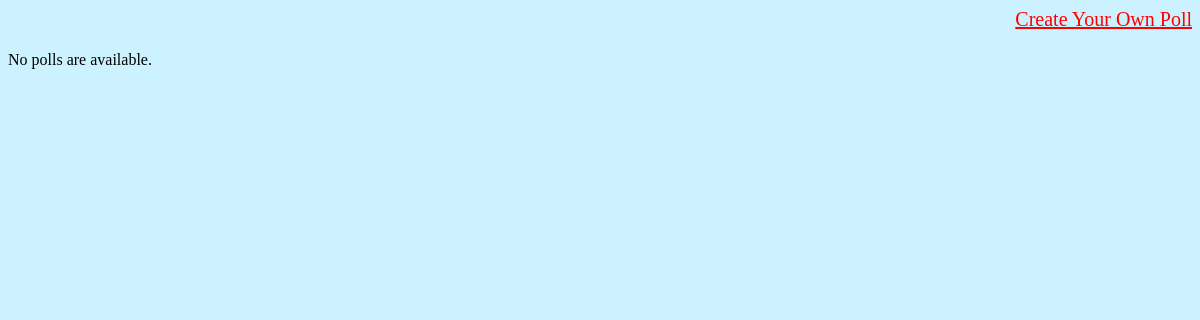
The app's page /, older data.
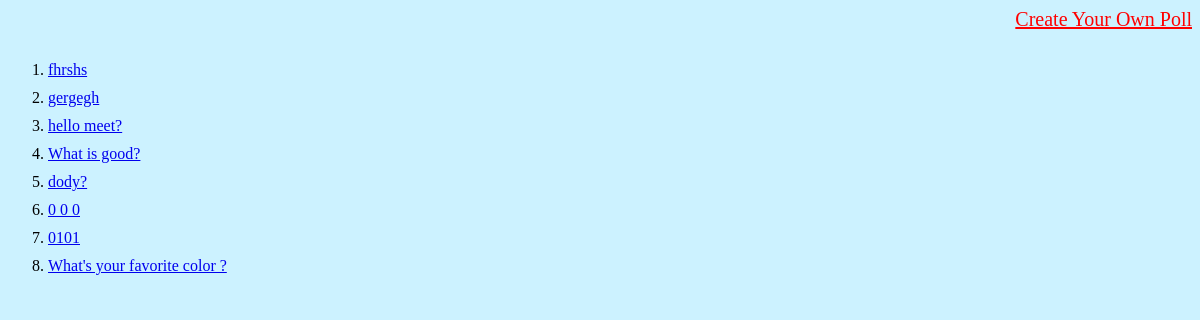
The same page, newer data.
### Polls/models.py (models this page shows, shortened)
class Question(models.Model):
    question_text = models.CharField(max_length=200)
    pub_date = models.DateTimeField('date published')

### Polls/views.py (the view)
# urls.py: path('', views.index, name='index'),
def index(request):
    latest_question_list = Question.objects.order_by('-pub_date')[:]
    context = {
        'latest_question_list': latest_question_list,
    }
    return render(request, 'polls/index.html', context)

### Polls/templates/polls/index.html
{% extends "polls/base.html" %}
{% block content %}
    {% if latest_question_list %}
        <ol >
        {% for question in latest_question_list %}
            <li><a href="{% url 'detail' question.id %}">{{ question.question_text }}</a></li>
        {% endfor %}
        </ol>
    {% else %}
        <p>No polls are available.</p>
    {% endif %}
{% endblock %}

### Polls/templates/polls/base.html (shortened to what this page needs)
<html>
    <head>
    </head>
    <body>
        <div>
            <a href="{% url 'create' %}" id='a'><p>Create Your Own Poll</p></a>
        </div>
        {%  block content %}
        {% endblock %}
    </body>
</html>

### Polls/templates/polls/base.html (style rules this page uses)
li { padding-top:10px; }
body { background-color : #CCF2FF; }
#a { text-align: right; color : red; font-size: 20px; }

Row changes from the older to the newer data that the page shows:
added Question: question_text "fhrshs"
added Question: question_text "gergegh"
added Question: question_text "hello meet?"
added Question: question_text "What is good?"
added Question: question_text "dody?"
added Question: question_text "0 0 0"
added Question: question_text "0101"
added Question: question_text "What's your favorite color ?"
Text that changed along with them:
text no longer shown: "No polls are available."
